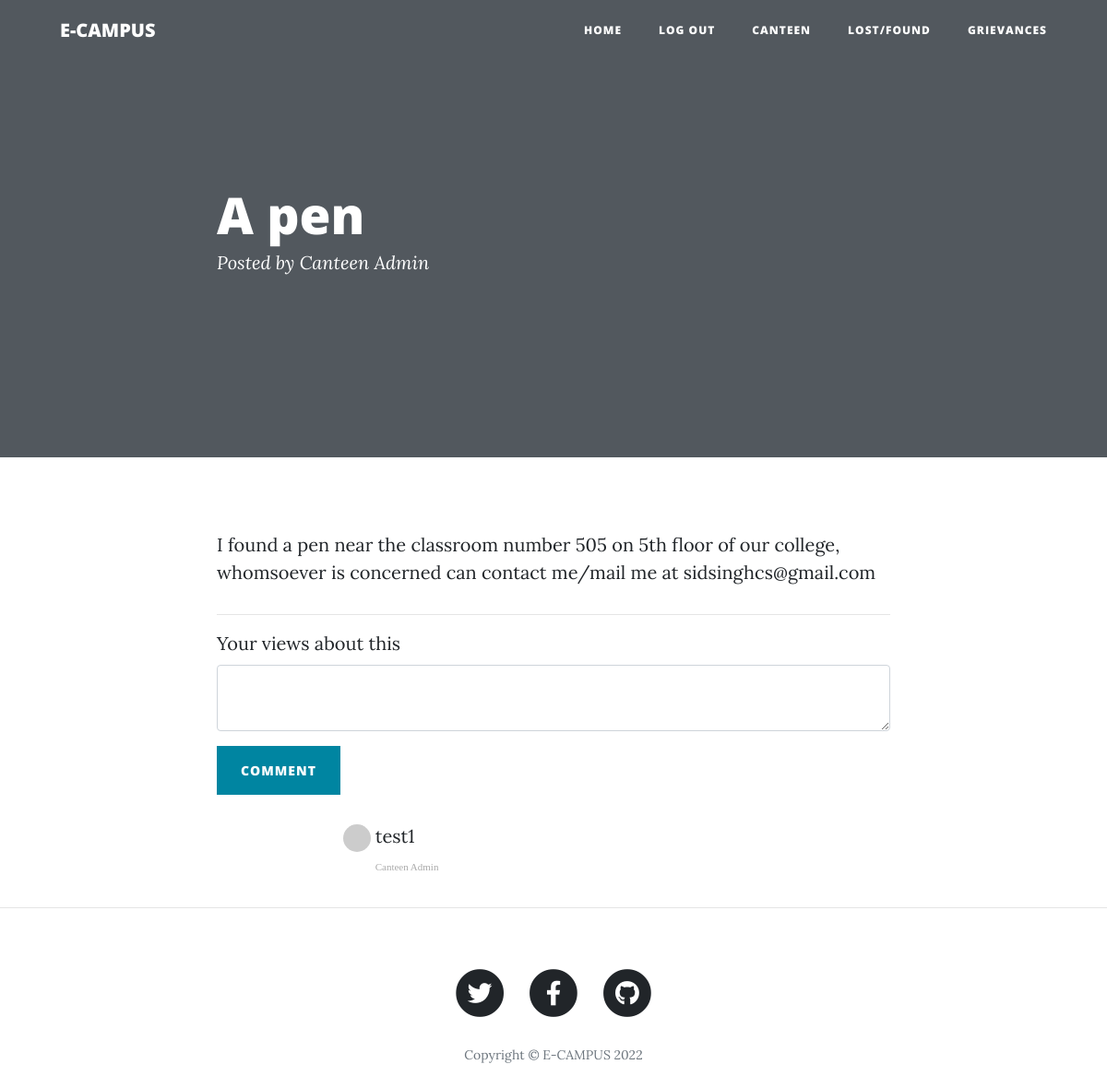
/lost_found/2 (signed in), run on the app's committed database.
### app.py (models this page shows)
class LostFound(db.Model):
    __tablename__ = "lostfound"
    id = db.Column(db.Integer, primary_key=True)
    author_id = db.Column(db.Integer, db.ForeignKey("users.id"))
    title = db.Column(db.String(100), nullable=False)
    user_choice = db.Column(db.Text, nullable=False)
    item_desc = db.Column(db.Text, nullable=False)
    image = db.Column(db.String)
    author = relationship("User", back_populates="lostfound")
    comments = relationship("LostFoundComment", back_populates="parent_post")

class User(UserMixin, db.Model):
    __tablename__ = "users"
    id = db.Column(db.Integer, primary_key=True)
    email = db.Column(db.String(100), unique=True)
    password = db.Column(db.String(100))
    name = db.Column(db.String(100))
    posts = relationship("BlogPost", back_populates="author")
    comments = relationship("Comment", back_populates="comment_author")
    lostfoundcomments = relationship("LostFoundComment", back_populates="comment_author")
    lostfound = relationship("LostFound", back_populates="author")
    order = relationship("Order", back_populates="author")

class LostFoundComment(db.Model):
    __tablename__ = "lostfoundcomments"
    id = db.Column(db.Integer, primary_key=True)
    author_id = db.Column(db.Integer, db.ForeignKey("users.id"))
    post_id = db.Column(db.Integer, db.ForeignKey("lostfound.id"))
    comment = db.Column(db.Text, nullable=False)
    comment_author = relationship("User", back_populates="lostfoundcomments")
    parent_post = relationship("LostFound", back_populates="comments")

### app.py (the view, shortened to what this page needs)
@app.route("/lost_found/<int:item_id>", methods=["GET", "POST"])
def lost_found(item_id):
    if current_user.is_authenticated:
        items = LostFound.query.get(item_id)
        form = CommentForm()
        return render_template("show_lostfound.html", post=items, form=form)
    return redirect("/login")

### forms.py
class CommentForm(FlaskForm):
    comment = CKEditorField("Your views about this", validators=[DataRequired()])
    submit = SubmitField("Comment")

### app.py (called while the page is built)
@login_manager.user_loader
def load_user(user_id):
    return User.query.get(int(user_id))

### templates/show_lostfound.html (shortened to what this page needs)
{% include "header.html" %}
{% import "bootstrap/wtf.html" as wtf %}
  <header class="masthead" style="">
    <div class="overlay"></div>
    <div class="container">
      <div class="row">
        <div class="col-lg-8 col-md-10 mx-auto">
          <div class="post-heading">
            <h1>{{post.title}}</h1>
            <span class="meta">Posted by
              <a href="{{post.author.email}}">{{post.author.name}}</a></span>
          </div>
        </div>
      </div>
    </div>
  </header>
  <article>
    <div class="container">
      <div class="row">
        <div class="col-lg-8 col-md-10 mx-auto">
            {{ post.item_desc|safe }}
          <hr>
            {{ wtf.quick_form(form, novalidate=True, button_map={"submit": "primary"}) }}
          <div class="col-lg-8 col-md-10 mx-auto comment">
            {% for comment in post.comments: %}
              <ul class="commentList">
                <li>
                    <div class="commenterImage">
                      <img src="{{ comment.comment_author.email | gravatar }}"/>
                    </div>
                    <div class="commentText">
                      {{comment.comment|safe}}
                      <span class="date sub-text">{{comment.comment_author.name}}</span>
                    </div>
                </li>
              </ul>
            {% endfor %}
            </div>
          </div>
      </div>
    </div>
  </article>
  <hr>
{% include "footer.html" %}

### data on the page
LostFound: title "A pen", item_desc "I found a pen near the classroom number 505 on 5th floor of our college, whomsoever is concerned can contact me/mail me at sidsinghcs@gmail.com"
User: author.name "Canteen Admin"
LostFoundComment: comment "test1", comment_author.name "Canteen Admin"
